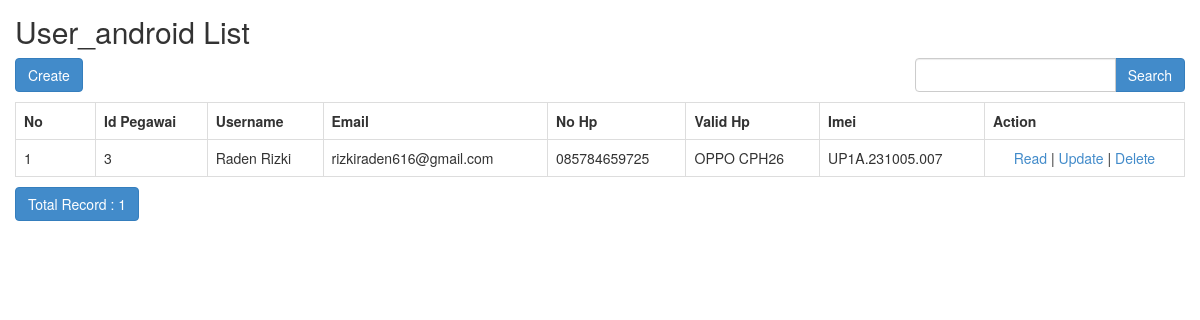
/index.php/user_android, run on the app's committed database.
### tables this page shows
CREATE TABLE `user_android` (
  `id_user_android` int(11) NOT NULL,
  `id_pegawai` int(11) NOT NULL,
  `username` varchar(100) NOT NULL,
  `password` varchar(255) NOT NULL,
  `email` varchar(255) NOT NULL,
  `no_hp` varchar(20) NOT NULL,
  `valid_hp` varchar(10) DEFAULT NULL,
  `imei` varchar(50) DEFAULT NULL,
  `created_at` timestamp NOT NULL DEFAULT current_timestamp(),
  `updated_at` timestamp NOT NULL DEFAULT current_timestamp() ON UPDATE current_timestamp(),
  `deleted_at` timestamp NULL DEFAULT NULL
);

### application/controllers/User_android.php (called while the page is built, shortened)
<?php
class User_android extends CI_Controller
{
	function __construct()
	{
		$this->load->model('User_android_model');
		$this->load->library('form_validation');
	}
	public function index()
	{
		$q = urldecode($this->input->get('q', TRUE));
		$start = intval($this->input->get('start'));
		if ($q <> '') {
			$config['base_url'] = base_url() . 'user_android/index.html?q=' . urlencode($q);
			$config['first_url'] = base_url() . 'user_android/index.html?q=' . urlencode($q);
		} else {
			$config['base_url'] = base_url() . 'user_android/index.html';
			$config['first_url'] = base_url() . 'user_android/index.html';
		}
		$config['per_page'] = 10;
		$config['page_query_string'] = TRUE;
		$config['total_rows'] = $this->User_android_model->total_rows($q, TRUE);
		$user_android = $this->User_android_model->get_limit_data($config['per_page'], $start, $q, TRUE);
		$this->load->library('pagination');
		$this->pagination->initialize($config);
		$data = array(
			'user_android_data' => $user_android,
			'q' => $q,
			'pagination' => $this->pagination->create_links(),
			'total_rows' => $config['total_rows'],
			'start' => $start,
		);
		$this->load->view('user_android/user_android_list', $data);
	}
}

### index.php (called while the page is built, shortened)
<?php
require_once BASEPATH.'core/CodeIgniter.php';

### application/config/config.php (called while the page is built, shortened)
<?php
$config['base_url'] = 'http://localhost/sipreti';
$config['index_page'] = '';
$config['uri_protocol']	= 'REQUEST_URI';
$config['url_suffix'] = '.html';
$config['language']	= 'english';
$config['charset'] = 'UTF-8';
$config['enable_hooks'] = FALSE;
$config['subclass_prefix'] = 'MY_';
$config['composer_autoload'] = FALSE;
$config['permitted_uri_chars'] = 'a-z 0-9~%.:_\-';
$config['enable_query_strings'] = FALSE;
$config['controller_trigger'] = 'c';
$config['function_trigger'] = 'm';
$config['directory_trigger'] = 'd';
$config['allow_get_array'] = TRUE;
$config['log_threshold'] = 0;
$config['log_path'] = '';
$config['log_file_extension'] = '';
$config['log_file_permissions'] = 0644;
$config['log_date_format'] = 'Y-m-d H:i:s';
$config['error_views_path'] = '';
$config['cache_path'] = '';
$config['cache_query_string'] = FALSE;
$config['encryption_key'] = 'randomstring';
$config['sess_driver'] = 'files';
$config['sess_cookie_name'] = 'ci_session';
$config['sess_samesite'] = 'Lax';
$config['sess_expiration'] = 7200;
$config['sess_save_path'] = NULL;
$config['sess_match_ip'] = FALSE;
$config['sess_time_to_update'] = 300;
$config['sess_regenerate_destroy'] = FALSE;
$config['cookie_prefix']	= '';
$config['cookie_domain']	= '';
$config['cookie_path']		= '/';
$config['cookie_secure']	= FALSE;
$config['cookie_httponly'] 	= FALSE;
$config['cookie_samesite'] 	= 'Lax';
$config['standardize_newlines'] = FALSE;
$config['global_xss_filtering'] = TRUE;
$config['csrf_protection'] = FALSE;
$config['csrf_token_name'] = 'csrf_test_name';
$config['csrf_cookie_name'] = 'csrf_cookie_name';
$config['csrf_expire'] = 7200;
$config['csrf_regenerate'] = TRUE;
$config['csrf_exclude_uris'] = array();
$config['compress_output'] = FALSE;
$config['time_reference'] = 'local';
$config['rewrite_short_tags'] = FALSE;
$config['proxy_ips'] = '';

### application/models/User_android_model.php (called while the page is built, shortened)
<?php
class User_android_model extends CI_Model
{
	public $table = 'user_android';
	function total_rows($q = NULL, $onlyActive = FALSE)
	{
		$this->db->like('username', $q);
		if ($onlyActive) {
			$this->db->where('(deleted_at IS NULL OR deleted_at = "")');
		}
		return $this->db->count_all_results($this->table);
	}
	public function get_limit_data($limit, $start = 0, $q = NULL, $onlyActive = FALSE)
	{
		$this->db->like('username', $q);
		if ($onlyActive) {
			$this->db->where('(deleted_at IS NULL OR deleted_at = "")');
		}
		$this->db->limit($limit, $start);
		return $this->db->get($this->table)->result();
	}
}

### application/views/user_android/user_android_list.php (the view, shortened to what this page needs)
<!doctype html>
<html>
    <head>
        <link rel="stylesheet" href="<?php echo base_url('assets/bootstrap/css/bootstrap.min.css') ?>"/>
    </head>
    <body>
        <h2 style="margin-top:0px">User_android List</h2>
        <div class="row" style="margin-bottom: 10px">
            <div class="col-md-4">
                <?php echo anchor(site_url('user_android/create'),'Create', 'class="btn btn-primary"'); ?>
            </div>
            <div class="col-md-4 text-center">
            </div>
            <div class="col-md-1 text-right">
            </div>
            <div class="col-md-3 text-right">
                <form action="<?php echo site_url('user_android/index'); ?>" class="form-inline" method="get">
                    <div class="input-group">
                        <input type="text" class="form-control" name="q" value="<?php echo $q; ?>">
                        <span class="input-group-btn">
                          <button class="btn btn-primary" type="submit">Search</button>
                        </span>
                    </div>
                </form>
            </div>
        </div>
        <table class="table table-bordered" style="margin-bottom: 10px">
            <tr>
                <th>No</th>
		<th>Id Pegawai</th>
		<th>Username</th>
		<th>Email</th>
		<th>No Hp</th>
		<th>Valid Hp</th>
		<th>Imei</th>
		<th>Action</th>
            </tr><?php
            foreach ($user_android_data as $user_android)
            {
                ?>
                <tr>
			<td width="80px"><?php echo ++$start ?></td>
			<td><?php echo $user_android->id_pegawai ?></td>
			<td><?php echo $user_android->username ?></td>
			<td><?php echo $user_android->email ?></td>
			<td><?php echo $user_android->no_hp ?></td>
			<td><?php echo $user_android->valid_hp ?></td>
			<td><?php echo $user_android->imei ?></td>
			<td style="text-align:center" width="200px">
				<?php
				echo anchor(site_url('user_android/read/'.$user_android->id_user_android),'Read');
				echo ' | ';
				echo anchor(site_url('user_android/update/'.$user_android->id_user_android),'Update');
				echo ' | ';
				echo anchor(site_url('user_android/delete/'.$user_android->id_user_android),'Delete','onclick="javasciprt: return confirm(\'Are You Sure ?\')"');
				?>
			</td>
		</tr>
                <?php
            }
            ?>
        </table>
        <div class="row">
            <div class="col-md-6">
                <a href="#" class="btn btn-primary">Total Record : <?php echo $total_rows ?></a>
	    </div>
            <div class="col-md-6 text-right">
            </div>
        </div>
    </body>
</html>

### application/views/user_android/user_android_list.php (style rules this page uses)
body { padding: 15px; }

### data on the page
user_android: id_pegawai "3", username "Raden Rizki", email "rizkiraden616@gmail.com", no_hp "085784659725", valid_hp "OPPO CPH26", imei "UP1A.231005.007", id_user_android "Read", id_user_android "Update", id_user_android "Delete"

### other printed values
$total_rows "1"
